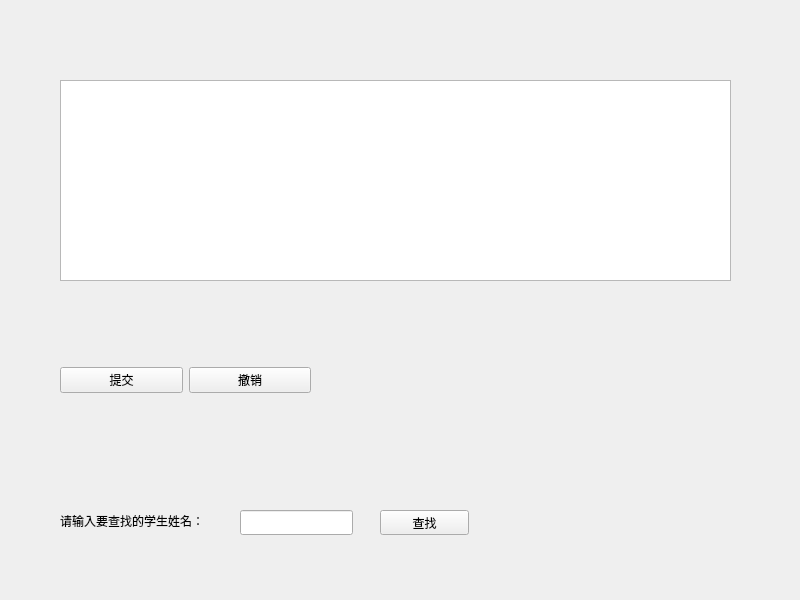
<?xml version="1.0" encoding="UTF-8"?>
<ui version="4.0">
 <class>Widget</class>
 <widget class="QWidget" name="Widget">
  <property name="geometry">
   <rect>
    <x>0</x>
    <y>0</y>
    <width>800</width>
    <height>600</height>
   </rect>
  </property>
  <property name="windowTitle">
   <string>Widget</string>
  </property>
  <widget class="QTableView" name="tableView">
   <property name="geometry">
    <rect>
     <x>60</x>
     <y>80</y>
     <width>671</width>
     <height>201</height>
    </rect>
   </property>
  </widget>
  <widget class="QLabel" name="label">
   <property name="geometry">
    <rect>
     <x>60</x>
     <y>500</y>
     <width>191</width>
     <height>41</height>
    </rect>
   </property>
   <property name="text">
    <string>请输入要查找的学生姓名：</string>
   </property>
  </widget>
  <widget class="QLineEdit" name="lineEdit">
   <property name="geometry">
    <rect>
     <x>240</x>
     <y>510</y>
     <width>113</width>
     <height>25</height>
    </rect>
   </property>
  </widget>
  <widget class="QPushButton" name="pushButton_3">
   <property name="geometry">
    <rect>
     <x>380</x>
     <y>510</y>
     <width>89</width>
     <height>25</height>
    </rect>
   </property>
   <property name="text">
    <string>查找</string>
   </property>
  </widget>
  <widget class="QWidget" name="">
   <property name="geometry">
    <rect>
     <x>60</x>
     <y>340</y>
     <width>251</width>
     <height>81</height>
    </rect>
   </property>
   <layout class="QHBoxLayout" name="horizontalLayout">
    <item>
     <widget class="QPushButton" name="pushButton">
      <property name="text">
       <string>提交</string>
      </property>
     </widget>
    </item>
    <item>
     <widget class="QPushButton" name="pushButton_2">
      <property name="text">
       <string>撤销</string>
      </property>
     </widget>
    </item>
   </layout>
  </widget>
 </widget>
 <resources/>
 <connections/>
</ui>
